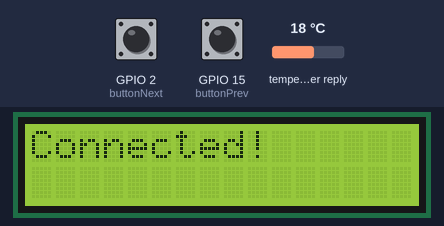
Bench run of a program on a simulated ESP32. On the bench: 16×2 character LCD. The test bench sets the inputs (shaded band); at power-on: GPIO 2 (buttonNext) HIGH, GPIO 15 (buttonPrev) HIGH, temperature in the weather reply 18 °C. WiFi joins after 1.5 s; servers stay silent unless stated; web services answer with replies made up by the test bench; what the program prints to the serial monitor is not drawn.

Above: at 2.2 s.
At 5.5 s:
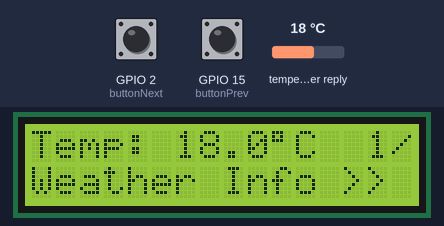
5.6 s: GPIO 2 (buttonNext) pulled LOW for 1 s
At 7.5 s:
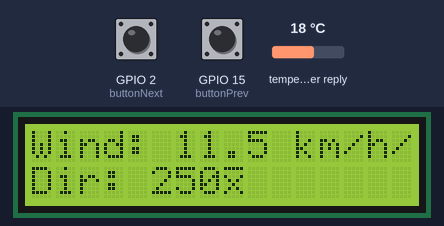
8.1 s: GPIO 15 (buttonPrev) pulled LOW for 3.2 s
At 8.25 s:
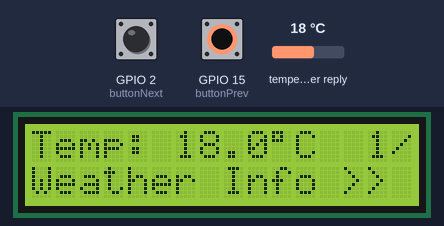
12.8 s: GPIO 15 (buttonPrev) pulled LOW for 0.15 s
14.4 s: GPIO 15 (buttonPrev) pulled LOW for 1 s
At 16.6 s:
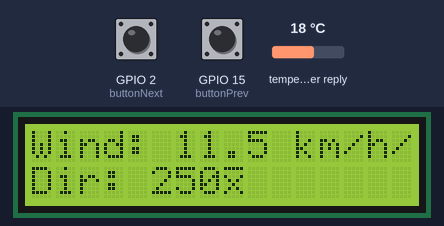
16.9 s: GPIO 2 (buttonNext) driven LOW and GPIO 15 (buttonPrev) driven LOW
19.9 s: GPIO 2 (buttonNext) driven HIGH
At 23.96 s:
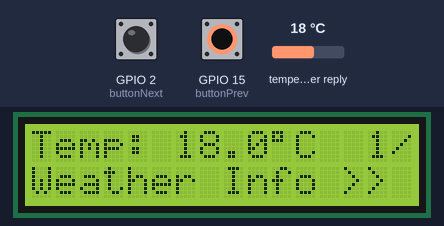

Measured:
- after the input at 5.6 s, the display: changes after 0.08 s (image 2)
- after the input at 8.1 s, the display: changes at once (image 3)
- after the input at 14.4 s, the display: changes after 0.08 s (image 4)
- after the input at 16.9 s, every drawn part: stays the same
- after the input at 19.9 s, the display: changes after 0.24 s (image 5)
- what the display in image 0 shows lasts 2.0 s, from 2.1 s to 4.1 s

The program:

main.cpp
```cpp
#include <Wire.h>
#include <LiquidCrystal_I2C.h>
#include <WiFi.h>
#include <HTTPClient.h>
#include <ArduinoJson.h>

const char* ssid = "Wokwi-GUEST";
const char* password = "";
String server = "https://api.open-meteo.com/v1/forecast?latitude=-7.9797&longitude=112.6304&current_weather=true&timezone=Asia%2FJakarta";

LiquidCrystal_I2C lcd(0x27, 16, 2);

const int buttonNext = 2;
const int buttonPrev = 15;

int currentPage = 0;
const int totalPages = 2;

String temperature = "N/A";
String windspeed = "N/A";
String winddirection = "N/A";

unsigned long lastButtonTimeNext = 0;
unsigned long lastButtonTimePrev = 0;
const unsigned long debounceDelay = 200;

unsigned long lastRefreshTime = 0;
const unsigned long refreshInterval = 3000;

unsigned long lastWeatherFetchTime = 0;
const unsigned long weatherFetchInterval = 60000;

void fetchWeather();
void handleButtons();
void displayPage();

void setup() {
    Serial.begin(115200);
    lcd.init();
    lcd.backlight();
    lcd.setCursor(0, 0);
    lcd.print("Weather Info:");

    pinMode(buttonNext, INPUT_PULLUP);
    pinMode(buttonPrev, INPUT_PULLUP);

    WiFi.begin(ssid, password);

    lcd.setCursor(0, 1);
    lcd.print("Connecting...");

    unsigned long startTime = millis();
    while (WiFi.status() != WL_CONNECTED) {
        if (millis() - startTime >= 10000) {
            lcd.clear();
            lcd.setCursor(0, 0);
            lcd.print("WiFi Failed");
            Serial.println("WiFi connection failed");
            return;
        }
        delay(1000);
        Serial.println("Connecting to WiFi...");
    }

    lcd.clear();
    lcd.setCursor(0, 0);
    lcd.print("Connected!");
    delay(2000);
    lcd.clear();

    fetchWeather();
    displayPage();
}

void loop() {
    handleButtons();

    unsigned long currentTime = millis();
    if (currentTime - lastWeatherFetchTime >= weatherFetchInterval) {
        fetchWeather();
        lastWeatherFetchTime = currentTime;
    }

    if (currentTime - lastRefreshTime >= refreshInterval) {
        displayPage();
        lastRefreshTime = currentTime;
    }

    delay(50);
}

void fetchWeather() {
    if (WiFi.status() == WL_CONNECTED) {
        HTTPClient http;
        http.begin(server);
        int httpCode = http.GET();

        if (httpCode > 0) {
            String payload = http.getString();
            Serial.println(payload);

            StaticJsonDocument<1024> doc;
            DeserializationError error = deserializeJson(doc, payload);

            if (!error) {
                float temp = doc["current_weather"]["temperature"];
                float wind = doc["current_weather"]["windspeed"];
                int windDir = doc["current_weather"]["winddirection"];
                temperature = String(temp, 1);
                windspeed = String(wind, 1);
                winddirection = String(windDir);

                Serial.println("Parsed values from JSON:");
                Serial.println("Temperature: " + temperature + "°C");
                Serial.println("Wind Speed: " + windspeed + " km/h");
                Serial.println("Wind Direction: " + winddirection + "°");
            } else {
                Serial.println("Failed to parse JSON");
                temperature = "Error";
                windspeed = "Error";
                winddirection = "Error";
            }
        } else {
            Serial.println("HTTP request failed");
            temperature = "Error";
            windspeed = "Error";
            winddirection = "Error";
        }

        http.end();
    }
}

void handleButtons() {
    unsigned long now = millis();

    int nextState = digitalRead(buttonNext);
    if (nextState == LOW && now - lastButtonTimeNext > debounceDelay) {
        currentPage = (currentPage + 1) % totalPages;
        lastButtonTimeNext = now;
        Serial.println("Button NEXT pressed - Page: " + String(currentPage + 1) + "/" + String(totalPages));
        displayPage();
        lastRefreshTime = now;
    }

    int prevState = digitalRead(buttonPrev);
    if (prevState == LOW && now - lastButtonTimePrev > debounceDelay) {
        currentPage = (currentPage - 1 + totalPages) % totalPages;
        lastButtonTimePrev = now;
        Serial.println("Button PREV pressed - Page: " + String(currentPage + 1) + "/" + String(totalPages));
        displayPage();
        lastRefreshTime = now;
    }

    static unsigned long lastDebugTime = 0;
    if (now - lastDebugTime > 1000) {
        Serial.print("Button states - Next: ");
        Serial.print(nextState == LOW ? "PRESSED" : "RELEASED");
        Serial.print(", Prev: ");
        Serial.println(prevState == LOW ? "PRESSED" : "RELEASED");
        lastDebugTime = now;
    }
}

void displayPage() {
    lcd.clear();

    lcd.setCursor(14, 0);
    lcd.print(currentPage + 1);
    lcd.print("/");
    lcd.print(totalPages);

    if (currentPage == 0) {
        lcd.setCursor(0, 0);
        lcd.print("Temp: ");
        lcd.print(temperature);
        lcd.print((char)223);
        lcd.print("C");

        lcd.setCursor(0, 1);
        lcd.print("Weather Info >>");
    } else if (currentPage == 1) {
        lcd.setCursor(0, 0);
        lcd.print("Wind: ");
        lcd.print(windspeed);
        lcd.print(" km/h");

        lcd.setCursor(0, 1);
        lcd.print("Dir: ");
        lcd.print(winddirection);
        lcd.print((char)248);
    }
}
```
